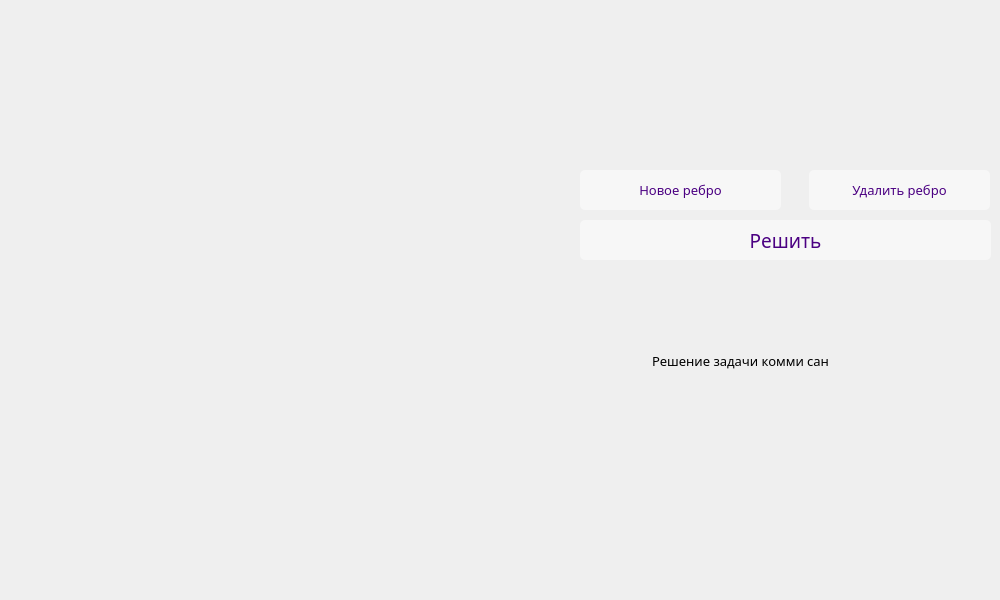
<?xml version="1.0" encoding="UTF-8"?>
<ui version="4.0">
 <class>Graph</class>
 <widget class="QMainWindow" name="Graph">
  <property name="geometry">
   <rect>
    <x>0</x>
    <y>0</y>
    <width>1000</width>
    <height>600</height>
   </rect>
  </property>
  <property name="windowTitle">
   <string>Graph</string>
  </property>
  <property name="styleSheet">
   <string notr="true">QMainWindow {
background-image: url(:/pics/тест1.png);
	border-color: rgb(255, 255, 255);
}</string>
  </property>
  <widget class="QWidget" name="centralwidget">
   <widget class="QGraphicsView" name="graphicsView">
    <property name="geometry">
     <rect>
      <x>-10</x>
      <y>-10</y>
      <width>581</width>
      <height>611</height>
     </rect>
    </property>
    <property name="sizePolicy">
     <sizepolicy hsizetype="Fixed" vsizetype="Fixed">
      <horstretch>0</horstretch>
      <verstretch>0</verstretch>
     </sizepolicy>
    </property>
    <property name="minimumSize">
     <size>
      <width>0</width>
      <height>0</height>
     </size>
    </property>
    <property name="styleSheet">
     <string notr="true">QGraphicsView {
background-color: rgb(255, 255, 255,0);
border-color: rgb(255, 255, 255);
}
</string>
    </property>
    <property name="frameShape">
     <enum>QFrame::NoFrame</enum>
    </property>
    <property name="frameShadow">
     <enum>QFrame::Sunken</enum>
    </property>
    <property name="lineWidth">
     <number>0</number>
    </property>
   </widget>
   <widget class="QLabel" name="result">
    <property name="geometry">
     <rect>
      <x>500</x>
      <y>280</y>
      <width>481</width>
      <height>161</height>
     </rect>
    </property>
    <property name="font">
     <font>
      <family>Proxima Nova Rg</family>
      <pointsize>10</pointsize>
     </font>
    </property>
    <property name="text">
     <string>Решение задачи комми сан</string>
    </property>
    <property name="alignment">
     <set>Qt::AlignCenter</set>
    </property>
   </widget>
   <widget class="QPushButton" name="b_komi">
    <property name="geometry">
     <rect>
      <x>580</x>
      <y>220</y>
      <width>411</width>
      <height>40</height>
     </rect>
    </property>
    <property name="font">
     <font>
      <family>Proxima Nova Rg</family>
      <pointsize>14</pointsize>
     </font>
    </property>
    <property name="styleSheet">
     <string notr="true">QPushButton {
  background-color: rgba(255, 255, 255,0.5);
  border: 2px solid идфсл;
  border-radius: 5px;
color : rgb(75, 0, 130)
}
QPushButton:pressed {
    background-color: qlineargradient(x1: 0, y1: 0, x2: 0, y2: 1,
                                      stop: 0 #BEBEBE, stop: 1 #D7D7D7);
}</string>
    </property>
    <property name="text">
     <string>Решить</string>
    </property>
   </widget>
   <widget class="QPushButton" name="b_addEdge">
    <property name="geometry">
     <rect>
      <x>580</x>
      <y>170</y>
      <width>201</width>
      <height>40</height>
     </rect>
    </property>
    <property name="font">
     <font>
      <family>Proxima Nova Rg</family>
      <pointsize>10</pointsize>
     </font>
    </property>
    <property name="styleSheet">
     <string notr="true">QPushButton {
  background-color: rgba(255, 255, 255,0.5);
  border: 2px solid идфсл;
  border-radius: 5px;
color : rgb(75, 0, 130)
}
QPushButton:pressed {
    background-color: qlineargradient(x1: 0, y1: 0, x2: 0, y2: 1,
                                      stop: 0 #BEBEBE, stop: 1 #D7D7D7);
}</string>
    </property>
    <property name="text">
     <string>Новое ребро</string>
    </property>
   </widget>
   <widget class="QPushButton" name="b_delEdge">
    <property name="geometry">
     <rect>
      <x>809</x>
      <y>170</y>
      <width>181</width>
      <height>40</height>
     </rect>
    </property>
    <property name="font">
     <font>
      <family>Proxima Nova Rg</family>
      <pointsize>10</pointsize>
     </font>
    </property>
    <property name="styleSheet">
     <string notr="true">QPushButton {
  background-color: rgba(255, 255, 255,0.5);
  border: 2px solid идфсл;
  border-radius: 5px;
color : rgb(75, 0, 130)
}
QPushButton:pressed {
    background-color: qlineargradient(x1: 0, y1: 0, x2: 0, y2: 1,
                                      stop: 0 #BEBEBE, stop: 1 #D7D7D7);
}</string>
    </property>
    <property name="text">
     <string>Удалить ребро</string>
    </property>
   </widget>
  </widget>
 </widget>
 <resources/>
 <connections/>
</ui>
